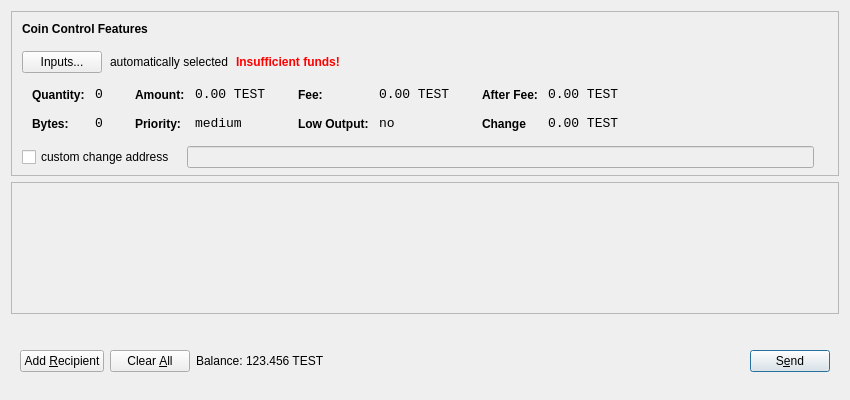
<?xml version="1.0" encoding="UTF-8"?>
<ui version="4.0">
 <class>SendCoinsDialog</class>
 <widget class="QDialog" name="SendCoinsDialog">
  <property name="geometry">
   <rect>
    <x>0</x>
    <y>0</y>
    <width>850</width>
    <height>400</height>
   </rect>
  </property>
  <property name="windowTitle">
   <string>Send Coins</string>
  </property>
  <layout class="QVBoxLayout" name="verticalLayout" stretch="0,1,0">
   <property name="bottomMargin">
    <number>8</number>
   </property>
   <item>
    <widget class="QFrame" name="frameCoinControl">
     <property name="sizePolicy">
      <sizepolicy hsizetype="Expanding" vsizetype="Expanding">
       <horstretch>0</horstretch>
       <verstretch>0</verstretch>
      </sizepolicy>
     </property>
     <property name="maximumSize">
      <size>
       <width>16777215</width>
       <height>16777215</height>
      </size>
     </property>
     <property name="frameShape">
      <enum>QFrame::StyledPanel</enum>
     </property>
     <property name="frameShadow">
      <enum>QFrame::Sunken</enum>
     </property>
     <layout class="QVBoxLayout" name="verticalLayoutCoinControl2">
      <property name="spacing">
       <number>6</number>
      </property>
      <property name="leftMargin">
       <number>0</number>
      </property>
      <property name="topMargin">
       <number>0</number>
      </property>
      <property name="rightMargin">
       <number>0</number>
      </property>
      <property name="bottomMargin">
       <number>6</number>
      </property>
      <item>
       <layout class="QVBoxLayout" name="verticalLayoutCoinControl" stretch="0,0,0,0,1">
        <property name="spacing">
         <number>0</number>
        </property>
        <property name="leftMargin">
         <number>10</number>
        </property>
        <property name="topMargin">
         <number>10</number>
        </property>
        <item>
         <layout class="QHBoxLayout" name="horizontalLayoutCoinControl1">
          <property name="bottomMargin">
           <number>15</number>
          </property>
          <item>
           <widget class="QLabel" name="labelCoinControlFeatures">
            <property name="sizePolicy">
             <sizepolicy hsizetype="Preferred" vsizetype="Maximum">
              <horstretch>0</horstretch>
              <verstretch>0</verstretch>
             </sizepolicy>
            </property>
            <property name="font">
             <font>
              <weight>75</weight>
              <bold>true</bold>
             </font>
            </property>
            <property name="styleSheet">
             <string notr="true">font-weight:bold;</string>
            </property>
            <property name="text">
             <string>Coin Control Features</string>
            </property>
           </widget>
          </item>
         </layout>
        </item>
        <item>
         <layout class="QHBoxLayout" name="horizontalLayoutCoinControl2" stretch="0,0,0,0">
          <property name="spacing">
           <number>8</number>
          </property>
          <property name="bottomMargin">
           <number>10</number>
          </property>
          <item>
           <widget class="QPushButton" name="pushButtonCoinControl">
            <property name="styleSheet">
             <string notr="true"/>
            </property>
            <property name="text">
             <string>Inputs...</string>
            </property>
           </widget>
          </item>
          <item>
           <widget class="QLabel" name="labelCoinControlAutomaticallySelected">
            <property name="text">
             <string>automatically selected</string>
            </property>
            <property name="margin">
             <number>5</number>
            </property>
           </widget>
          </item>
          <item>
           <widget class="QLabel" name="labelCoinControlInsuffFunds">
            <property name="font">
             <font>
              <weight>75</weight>
              <bold>true</bold>
             </font>
            </property>
            <property name="styleSheet">
             <string notr="true">color:red;font-weight:bold;</string>
            </property>
            <property name="text">
             <string>Insufficient funds!</string>
            </property>
            <property name="margin">
             <number>5</number>
            </property>
           </widget>
          </item>
          <item>
           <spacer name="horizontalSpacerCoinControl">
            <property name="orientation">
             <enum>Qt::Horizontal</enum>
            </property>
            <property name="sizeHint" stdset="0">
             <size>
              <width>40</width>
              <height>1</height>
             </size>
            </property>
           </spacer>
          </item>
         </layout>
        </item>
        <item>
         <widget class="QWidget" name="widgetCoinControl" native="true">
          <property name="sizePolicy">
           <sizepolicy hsizetype="Preferred" vsizetype="Preferred">
            <horstretch>0</horstretch>
            <verstretch>0</verstretch>
           </sizepolicy>
          </property>
          <property name="minimumSize">
           <size>
            <width>0</width>
            <height>0</height>
           </size>
          </property>
          <property name="styleSheet">
           <string notr="true"/>
          </property>
          <layout class="QHBoxLayout" name="horizontalLayoutCoinControl5">
           <property name="leftMargin">
            <number>0</number>
           </property>
           <property name="topMargin">
            <number>0</number>
           </property>
           <property name="rightMargin">
            <number>0</number>
           </property>
           <property name="bottomMargin">
            <number>0</number>
           </property>
           <item>
            <layout class="QHBoxLayout" name="horizontalLayoutCoinControl3" stretch="0,0,0,1">
             <property name="spacing">
              <number>20</number>
             </property>
             <property name="topMargin">
              <number>0</number>
             </property>
             <property name="bottomMargin">
              <number>10</number>
             </property>
             <item>
              <layout class="QFormLayout" name="formLayoutCoinControl1">
               <property name="horizontalSpacing">
                <number>10</number>
               </property>
               <property name="verticalSpacing">
                <number>14</number>
               </property>
               <property name="leftMargin">
                <number>10</number>
               </property>
               <property name="topMargin">
                <number>4</number>
               </property>
               <property name="rightMargin">
                <number>6</number>
               </property>
               <item row="0" column="0">
                <widget class="QLabel" name="labelCoinControlQuantityText">
                 <property name="styleSheet">
                  <string notr="true">font-weight:bold;</string>
                 </property>
                 <property name="text">
                  <string>Quantity:</string>
                 </property>
                 <property name="margin">
                  <number>0</number>
                 </property>
                </widget>
               </item>
               <item row="0" column="1">
                <widget class="QLabel" name="labelCoinControlQuantity">
                 <property name="font">
                  <font>
                   <family>Monospace</family>
                   <pointsize>10</pointsize>
                  </font>
                 </property>
                 <property name="cursor">
                  <cursorShape>IBeamCursor</cursorShape>
                 </property>
                 <property name="contextMenuPolicy">
                  <enum>Qt::ActionsContextMenu</enum>
                 </property>
                 <property name="text">
                  <string>0</string>
                 </property>
                 <property name="margin">
                  <number>0</number>
                 </property>
                 <property name="textInteractionFlags">
                  <set>Qt::LinksAccessibleByMouse|Qt::TextSelectableByKeyboard|Qt::TextSelectableByMouse</set>
                 </property>
                </widget>
               </item>
               <item row="1" column="0">
                <widget class="QLabel" name="labelCoinControlBytesText">
                 <property name="styleSheet">
                  <string notr="true">font-weight:bold;</string>
                 </property>
                 <property name="text">
                  <string>Bytes:</string>
                 </property>
                </widget>
               </item>
               <item row="1" column="1">
                <widget class="QLabel" name="labelCoinControlBytes">
                 <property name="font">
                  <font>
                   <family>Monospace</family>
                   <pointsize>10</pointsize>
                  </font>
                 </property>
                 <property name="cursor">
                  <cursorShape>IBeamCursor</cursorShape>
                 </property>
                 <property name="contextMenuPolicy">
                  <enum>Qt::ActionsContextMenu</enum>
                 </property>
                 <property name="text">
                  <string>0</string>
                 </property>
                 <property name="textInteractionFlags">
                  <set>Qt::LinksAccessibleByMouse|Qt::TextSelectableByKeyboard|Qt::TextSelectableByMouse</set>
                 </property>
                </widget>
               </item>
              </layout>
             </item>
             <item>
              <layout class="QFormLayout" name="formLayoutCoinControl2">
               <property name="horizontalSpacing">
                <number>10</number>
               </property>
               <property name="verticalSpacing">
                <number>14</number>
               </property>
               <property name="leftMargin">
                <number>6</number>
               </property>
               <property name="topMargin">
                <number>4</number>
               </property>
               <property name="rightMargin">
                <number>6</number>
               </property>
               <item row="0" column="0">
                <widget class="QLabel" name="labelCoinControlAmountText">
                 <property name="styleSheet">
                  <string notr="true">font-weight:bold;</string>
                 </property>
                 <property name="text">
                  <string>Amount:</string>
                 </property>
                 <property name="margin">
                  <number>0</number>
                 </property>
                </widget>
               </item>
               <item row="0" column="1">
                <widget class="QLabel" name="labelCoinControlAmount">
                 <property name="font">
                  <font>
                   <family>Monospace</family>
                   <pointsize>10</pointsize>
                  </font>
                 </property>
                 <property name="cursor">
                  <cursorShape>IBeamCursor</cursorShape>
                 </property>
                 <property name="contextMenuPolicy">
                  <enum>Qt::ActionsContextMenu</enum>
                 </property>
                 <property name="text">
                  <string>0.00 TEST</string>
                 </property>
                 <property name="textInteractionFlags">
                  <set>Qt::LinksAccessibleByMouse|Qt::TextSelectableByKeyboard|Qt::TextSelectableByMouse</set>
                 </property>
                </widget>
               </item>
               <item row="1" column="0">
                <widget class="QLabel" name="labelCoinControlPriorityText">
                 <property name="styleSheet">
                  <string notr="true">font-weight:bold;</string>
                 </property>
                 <property name="text">
                  <string>Priority:</string>
                 </property>
                </widget>
               </item>
               <item row="1" column="1">
                <widget class="QLabel" name="labelCoinControlPriority">
                 <property name="font">
                  <font>
                   <family>Monospace</family>
                   <pointsize>10</pointsize>
                  </font>
                 </property>
                 <property name="cursor">
                  <cursorShape>IBeamCursor</cursorShape>
                 </property>
                 <property name="contextMenuPolicy">
                  <enum>Qt::ActionsContextMenu</enum>
                 </property>
                 <property name="text">
                  <string>medium</string>
                 </property>
                 <property name="textInteractionFlags">
                  <set>Qt::LinksAccessibleByMouse|Qt::TextSelectableByKeyboard|Qt::TextSelectableByMouse</set>
                 </property>
                </widget>
               </item>
              </layout>
             </item>
             <item>
              <layout class="QFormLayout" name="formLayoutCoinControl3">
               <property name="horizontalSpacing">
                <number>10</number>
               </property>
               <property name="verticalSpacing">
                <number>14</number>
               </property>
               <property name="leftMargin">
                <number>6</number>
               </property>
               <property name="topMargin">
                <number>4</number>
               </property>
               <property name="rightMargin">
                <number>6</number>
               </property>
               <item row="0" column="0">
                <widget class="QLabel" name="labelCoinControlFeeText">
                 <property name="styleSheet">
                  <string notr="true">font-weight:bold;</string>
                 </property>
                 <property name="text">
                  <string>Fee:</string>
                 </property>
                 <property name="margin">
                  <number>0</number>
                 </property>
                </widget>
               </item>
               <item row="0" column="1">
                <widget class="QLabel" name="labelCoinControlFee">
                 <property name="font">
                  <font>
                   <family>Monospace</family>
                   <pointsize>10</pointsize>
                  </font>
                 </property>
                 <property name="cursor">
                  <cursorShape>IBeamCursor</cursorShape>
                 </property>
                 <property name="contextMenuPolicy">
                  <enum>Qt::ActionsContextMenu</enum>
                 </property>
                 <property name="text">
                  <string>0.00 TEST</string>
                 </property>
                 <property name="textInteractionFlags">
                  <set>Qt::LinksAccessibleByMouse|Qt::TextSelectableByKeyboard|Qt::TextSelectableByMouse</set>
                 </property>
                </widget>
               </item>
               <item row="1" column="0">
                <widget class="QLabel" name="labelCoinControlLowOutputText">
                 <property name="styleSheet">
                  <string notr="true">font-weight:bold;</string>
                 </property>
                 <property name="text">
                  <string>Low Output:</string>
                 </property>
                </widget>
               </item>
               <item row="1" column="1">
                <widget class="QLabel" name="labelCoinControlLowOutput">
                 <property name="font">
                  <font>
                   <family>Monospace</family>
                   <pointsize>10</pointsize>
                  </font>
                 </property>
                 <property name="cursor">
                  <cursorShape>IBeamCursor</cursorShape>
                 </property>
                 <property name="contextMenuPolicy">
                  <enum>Qt::ActionsContextMenu</enum>
                 </property>
                 <property name="text">
                  <string>no</string>
                 </property>
                 <property name="textInteractionFlags">
                  <set>Qt::LinksAccessibleByMouse|Qt::TextSelectableByKeyboard|Qt::TextSelectableByMouse</set>
                 </property>
                </widget>
               </item>
              </layout>
             </item>
             <item>
              <layout class="QFormLayout" name="formLayoutCoinControl4">
               <property name="horizontalSpacing">
                <number>10</number>
               </property>
               <property name="verticalSpacing">
                <number>14</number>
               </property>
               <property name="leftMargin">
                <number>6</number>
               </property>
               <property name="topMargin">
                <number>4</number>
               </property>
               <property name="rightMargin">
                <number>6</number>
               </property>
               <item row="0" column="0">
                <widget class="QLabel" name="labelCoinControlAfterFeeText">
                 <property name="styleSheet">
                  <string notr="true">font-weight:bold;</string>
                 </property>
                 <property name="text">
                  <string>After Fee:</string>
                 </property>
                 <property name="margin">
                  <number>0</number>
                 </property>
                </widget>
               </item>
               <item row="0" column="1">
                <widget class="QLabel" name="labelCoinControlAfterFee">
                 <property name="font">
                  <font>
                   <family>Monospace</family>
                   <pointsize>10</pointsize>
                  </font>
                 </property>
                 <property name="cursor">
                  <cursorShape>IBeamCursor</cursorShape>
                 </property>
                 <property name="contextMenuPolicy">
                  <enum>Qt::ActionsContextMenu</enum>
                 </property>
                 <property name="text">
                  <string>0.00 TEST</string>
                 </property>
                 <property name="textInteractionFlags">
                  <set>Qt::LinksAccessibleByMouse|Qt::TextSelectableByKeyboard|Qt::TextSelectableByMouse</set>
                 </property>
                </widget>
               </item>
               <item row="1" column="0">
                <widget class="QLabel" name="labelCoinControlChangeText">
                 <property name="styleSheet">
                  <string notr="true">font-weight:bold;</string>
                 </property>
                 <property name="text">
                  <string>Change</string>
                 </property>
                </widget>
               </item>
               <item row="1" column="1">
                <widget class="QLabel" name="labelCoinControlChange">
                 <property name="font">
                  <font>
                   <family>Monospace</family>
                   <pointsize>10</pointsize>
                  </font>
                 </property>
                 <property name="cursor">
                  <cursorShape>IBeamCursor</cursorShape>
                 </property>
                 <property name="contextMenuPolicy">
                  <enum>Qt::ActionsContextMenu</enum>
                 </property>
                 <property name="text">
                  <string>0.00 TEST</string>
                 </property>
                 <property name="textInteractionFlags">
                  <set>Qt::LinksAccessibleByMouse|Qt::TextSelectableByKeyboard|Qt::TextSelectableByMouse</set>
                 </property>
                </widget>
               </item>
              </layout>
             </item>
            </layout>
           </item>
          </layout>
         </widget>
        </item>
        <item>
         <layout class="QHBoxLayout" name="horizontalLayoutCoinControl4" stretch="0,0,0">
          <property name="spacing">
           <number>12</number>
          </property>
          <property name="sizeConstraint">
           <enum>QLayout::SetDefaultConstraint</enum>
          </property>
          <property name="topMargin">
           <number>5</number>
          </property>
          <property name="rightMargin">
           <number>5</number>
          </property>
          <item>
           <widget class="QCheckBox" name="checkBoxCoinControlChange">
            <property name="text">
             <string>custom change address</string>
            </property>
           </widget>
          </item>
          <item>
           <widget class="QLineEdit" name="lineEditCoinControlChange">
            <property name="enabled">
             <bool>false</bool>
            </property>
            <property name="sizePolicy">
             <sizepolicy hsizetype="Expanding" vsizetype="Fixed">
              <horstretch>0</horstretch>
              <verstretch>0</verstretch>
             </sizepolicy>
            </property>
           </widget>
          </item>
          <item>
           <widget class="QLabel" name="labelCoinControlChangeLabel">
            <property name="sizePolicy">
             <sizepolicy hsizetype="Preferred" vsizetype="Expanding">
              <horstretch>0</horstretch>
              <verstretch>0</verstretch>
             </sizepolicy>
            </property>
            <property name="minimumSize">
             <size>
              <width>0</width>
              <height>0</height>
             </size>
            </property>
            <property name="text">
             <string/>
            </property>
            <property name="margin">
             <number>3</number>
            </property>
           </widget>
          </item>
         </layout>
        </item>
        <item>
         <spacer name="verticalSpacerCoinControl">
          <property name="orientation">
           <enum>Qt::Vertical</enum>
          </property>
          <property name="sizeHint" stdset="0">
           <size>
            <width>800</width>
            <height>1</height>
           </size>
          </property>
         </spacer>
        </item>
       </layout>
      </item>
     </layout>
    </widget>
   </item>
   <item>
    <widget class="QScrollArea" name="scrollArea">
     <property name="widgetResizable">
      <bool>true</bool>
     </property>
     <widget class="QWidget" name="scrollAreaWidgetContents">
      <property name="geometry">
       <rect>
        <x>0</x>
        <y>0</y>
        <width>830</width>
        <height>104</height>
       </rect>
      </property>
      <layout class="QVBoxLayout" name="verticalLayout_2">
       <property name="leftMargin">
        <number>0</number>
       </property>
       <property name="topMargin">
        <number>0</number>
       </property>
       <property name="rightMargin">
        <number>0</number>
       </property>
       <property name="bottomMargin">
        <number>0</number>
       </property>
       <item>
        <layout class="QVBoxLayout" name="entries">
         <property name="spacing">
          <number>6</number>
         </property>
        </layout>
       </item>
       <item>
        <spacer name="verticalSpacer">
         <property name="orientation">
          <enum>Qt::Vertical</enum>
         </property>
         <property name="sizeHint" stdset="0">
          <size>
           <width>20</width>
           <height>40</height>
          </size>
         </property>
        </spacer>
       </item>
      </layout>
     </widget>
    </widget>
   </item>
   <item>
    <widget class="QWidget" name="buttonBar" native="true">
     <layout class="QHBoxLayout" name="horizontalLayout">
      <property name="leftMargin">
       <number>9</number>
      </property>
      <property name="topMargin">
       <number>30</number>
      </property>
      <property name="rightMargin">
       <number>9</number>
      </property>
      <property name="bottomMargin">
       <number>20</number>
      </property>
      <item>
       <widget class="QPushButton" name="addButton">
        <property name="maximumSize">
         <size>
          <width>136</width>
          <height>36</height>
         </size>
        </property>
        <property name="toolTip">
         <string>Send to multiple recipients at once</string>
        </property>
        <property name="text">
         <string>Add &amp;Recipient</string>
        </property>
        <property name="autoDefault">
         <bool>false</bool>
        </property>
       </widget>
      </item>
      <item>
       <widget class="QPushButton" name="clearButton">
        <property name="sizePolicy">
         <sizepolicy hsizetype="Minimum" vsizetype="Fixed">
          <horstretch>0</horstretch>
          <verstretch>0</verstretch>
         </sizepolicy>
        </property>
        <property name="maximumSize">
         <size>
          <width>100</width>
          <height>36</height>
         </size>
        </property>
        <property name="toolTip">
         <string>Remove all transaction fields</string>
        </property>
        <property name="text">
         <string>Clear &amp;All</string>
        </property>
        <property name="autoRepeatDelay">
         <number>300</number>
        </property>
        <property name="autoDefault">
         <bool>false</bool>
        </property>
       </widget>
      </item>
      <item>
       <layout class="QHBoxLayout" name="horizontalLayout_2">
        <property name="spacing">
         <number>3</number>
        </property>
        <item>
         <widget class="QLabel" name="label">
          <property name="sizePolicy">
           <sizepolicy hsizetype="Preferred" vsizetype="Fixed">
            <horstretch>0</horstretch>
            <verstretch>0</verstretch>
           </sizepolicy>
          </property>
          <property name="text">
           <string>Balance:</string>
          </property>
         </widget>
        </item>
        <item>
         <widget class="QLabel" name="labelBalance">
          <property name="sizePolicy">
           <sizepolicy hsizetype="Preferred" vsizetype="Fixed">
            <horstretch>0</horstretch>
            <verstretch>0</verstretch>
           </sizepolicy>
          </property>
          <property name="cursor">
           <cursorShape>IBeamCursor</cursorShape>
          </property>
          <property name="text">
           <string>123.456 TEST</string>
          </property>
          <property name="textInteractionFlags">
           <set>Qt::LinksAccessibleByMouse|Qt::TextSelectableByKeyboard|Qt::TextSelectableByMouse</set>
          </property>
         </widget>
        </item>
       </layout>
      </item>
      <item>
       <spacer name="horizontalSpacer">
        <property name="orientation">
         <enum>Qt::Horizontal</enum>
        </property>
        <property name="sizeHint" stdset="0">
         <size>
          <width>40</width>
          <height>20</height>
         </size>
        </property>
       </spacer>
      </item>
      <item>
       <widget class="QPushButton" name="sendButton">
        <property name="maximumSize">
         <size>
          <width>96</width>
          <height>36</height>
         </size>
        </property>
        <property name="toolTip">
         <string>Confirm the send action</string>
        </property>
        <property name="text">
         <string>S&amp;end</string>
        </property>
        <property name="default">
         <bool>true</bool>
        </property>
       </widget>
      </item>
     </layout>
    </widget>
   </item>
  </layout>
 </widget>
 <resources/>
 <connections/>
</ui>
